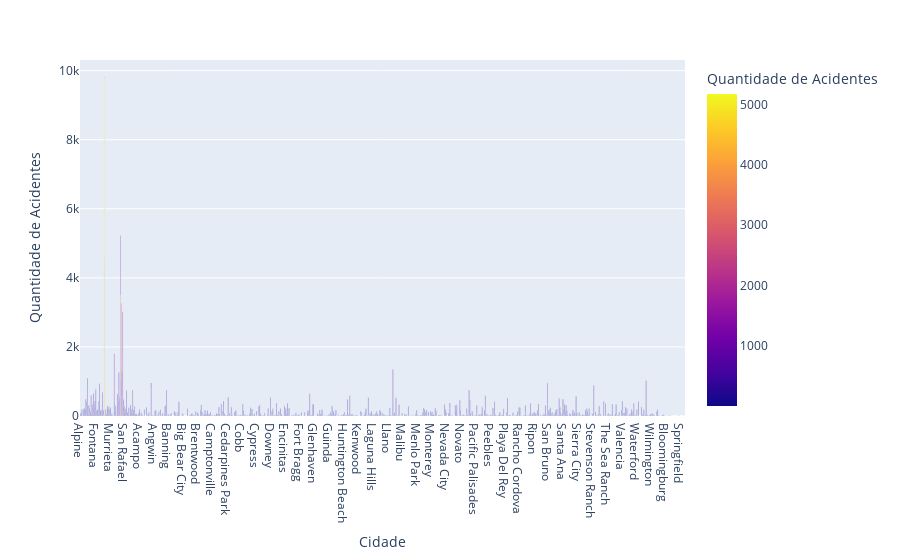

Notebook cell for this chart:
### Code cell
# análise gráfica interativa
fig = px.bar(acidente_regiao, x = 'City', y = 'Qtd', hover_data = ['Severity'], labels= {'City': 'Cidade', 'Qtd':  'Quantidade de Acidentes'}, color = 'Qtd')
fig.show()

### Figure 1 — Plotly figure (JSON) as saved in the notebook; plotly's stock layout.template omitted (floating-point values rounded to 4 significant figures; data arrays with more than 128 entries replaced by an {"elided": "..."} marker saying what was removed)
{"data": [{"alignmentgroup": "True", "customdata": {"elided": "1267x1 int values"}, "hovertemplate": "Cidade=%{x}<br>Quantidade de Acidentes=%{marker.color}<br>Severity=%{customdata[0]}<extra></extra>", "legendgroup": "", "marker": {"color": {"elided": "1267 int values"}, "coloraxis": "coloraxis", "pattern": {"shape": ""}}, "name": "", "offsetgroup": "", "orientation": "v", "showlegend": false, "textposition": "auto", "type": "bar", "x": {"elided": "1267 str values"}, "xaxis": "x", "y": {"elided": "1267 int values"}, "yaxis": "y"}], "layout": {"barmode": "relative", "coloraxis": {"colorbar": {"title": {"text": "Quantidade de Acidentes"}}, "colorscale": [[0, "#0d0887"], [0.1111, "#46039f"], [0.2222, "#7201a8"], [0.3333, "#9c179e"], [0.4444, "#bd3786"], [0.5556, "#d8576b"], [0.6667, "#ed7953"], [0.7778, "#fb9f3a"], [0.8889, "#fdca26"], [1, "#f0f921"]]}, "legend": {"tracegroupgap": 0}, "margin": {"t": 60}, "xaxis": {"anchor": "y", "domain": [0, 1], "title": {"text": "Cidade"}}, "yaxis": {"anchor": "x", "domain": [0, 1], "title": {"text": "Quantidade de Acidentes"}}}}
